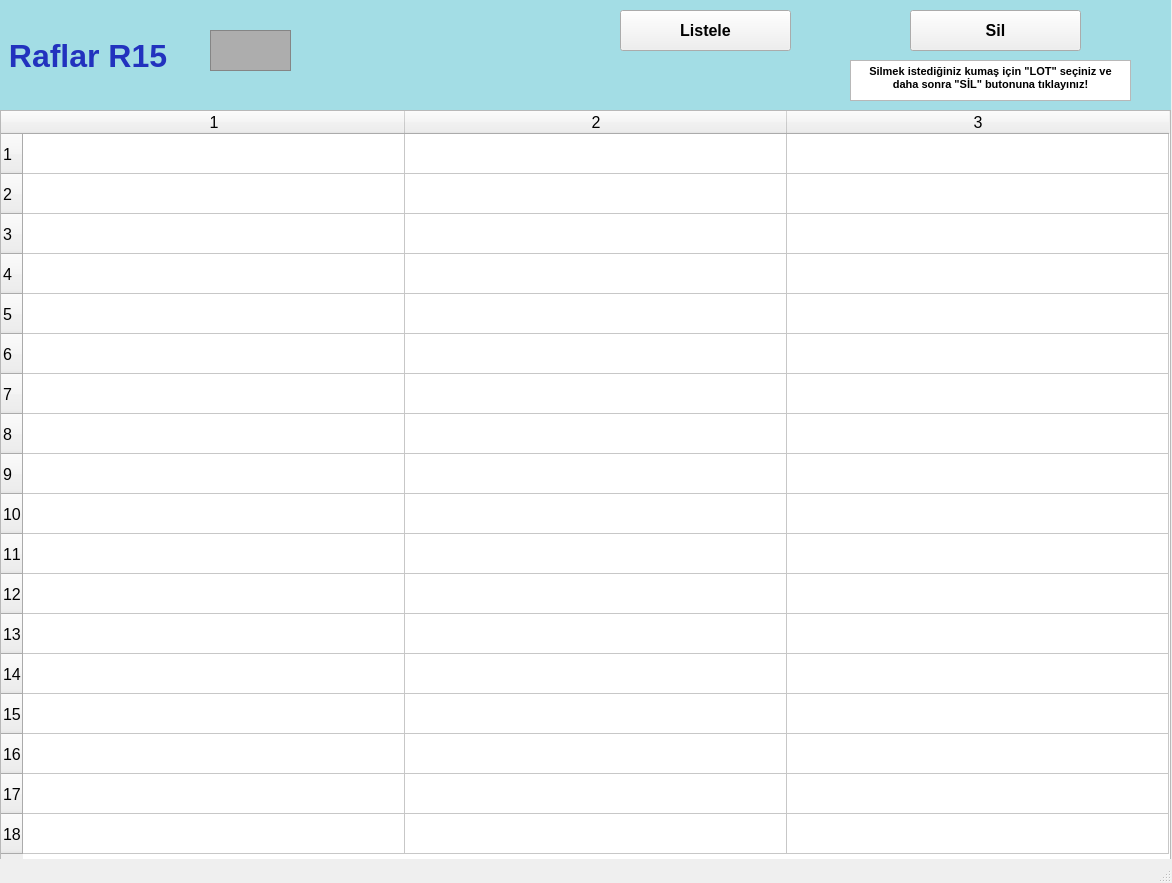
<?xml version="1.0" encoding="UTF-8"?>
<ui version="4.0">
 <class>raflarR15_ekran</class>
 <widget class="QMainWindow" name="raflarR15_ekran">
  <property name="geometry">
   <rect>
    <x>0</x>
    <y>0</y>
    <width>1172</width>
    <height>883</height>
   </rect>
  </property>
  <property name="font">
   <font>
    <pointsize>12</pointsize>
    <weight>50</weight>
    <bold>false</bold>
    <kerning>false</kerning>
   </font>
  </property>
  <property name="windowTitle">
   <string/>
  </property>
  <widget class="QWidget" name="centralwidget">
   <widget class="QLabel" name="raflarR1yazi_lbl">
    <property name="geometry">
     <rect>
      <x>0</x>
      <y>0</y>
      <width>1171</width>
      <height>111</height>
     </rect>
    </property>
    <property name="font">
     <font>
      <pointsize>24</pointsize>
      <weight>75</weight>
      <bold>true</bold>
     </font>
    </property>
    <property name="styleSheet">
     <string notr="true">background-color: rgb(163, 221, 229);
color: rgb(34, 50, 190);</string>
    </property>
    <property name="text">
     <string> Raflar R15</string>
    </property>
   </widget>
   <widget class="QFrame" name="raflarR1_img">
    <property name="geometry">
     <rect>
      <x>210</x>
      <y>30</y>
      <width>81</width>
      <height>41</height>
     </rect>
    </property>
    <property name="styleSheet">
     <string notr="true">background-color: rgb(173, 173, 173);</string>
    </property>
    <property name="frameShape">
     <enum>QFrame::StyledPanel</enum>
    </property>
    <property name="frameShadow">
     <enum>QFrame::Raised</enum>
    </property>
   </widget>
   <widget class="QTableWidget" name="R15_tw">
    <property name="geometry">
     <rect>
      <x>0</x>
      <y>110</y>
      <width>1171</width>
      <height>751</height>
     </rect>
    </property>
    <property name="baseSize">
     <size>
      <width>0</width>
      <height>0</height>
     </size>
    </property>
    <property name="rowCount">
     <number>18</number>
    </property>
    <property name="columnCount">
     <number>3</number>
    </property>
    <attribute name="horizontalHeaderVisible">
     <bool>true</bool>
    </attribute>
    <attribute name="horizontalHeaderCascadingSectionResizes">
     <bool>false</bool>
    </attribute>
    <attribute name="horizontalHeaderDefaultSectionSize">
     <number>382</number>
    </attribute>
    <attribute name="horizontalHeaderMinimumSectionSize">
     <number>38</number>
    </attribute>
    <attribute name="verticalHeaderDefaultSectionSize">
     <number>40</number>
    </attribute>
    <attribute name="verticalHeaderMinimumSectionSize">
     <number>23</number>
    </attribute>
    <row/>
    <row/>
    <row/>
    <row/>
    <row/>
    <row/>
    <row/>
    <row/>
    <row/>
    <row/>
    <row/>
    <row/>
    <row/>
    <row/>
    <row/>
    <row/>
    <row/>
    <row/>
    <column/>
    <column/>
    <column/>
   </widget>
   <widget class="QPushButton" name="listeleR15_btn">
    <property name="geometry">
     <rect>
      <x>620</x>
      <y>10</y>
      <width>171</width>
      <height>41</height>
     </rect>
    </property>
    <property name="font">
     <font>
      <pointsize>12</pointsize>
      <weight>75</weight>
      <bold>true</bold>
     </font>
    </property>
    <property name="text">
     <string>Listele</string>
    </property>
   </widget>
   <widget class="QPushButton" name="silR15_btn">
    <property name="geometry">
     <rect>
      <x>910</x>
      <y>10</y>
      <width>171</width>
      <height>41</height>
     </rect>
    </property>
    <property name="font">
     <font>
      <pointsize>12</pointsize>
      <weight>75</weight>
      <bold>true</bold>
     </font>
    </property>
    <property name="text">
     <string>Sil</string>
    </property>
   </widget>
   <widget class="QTextBrowser" name="textBrowser">
    <property name="geometry">
     <rect>
      <x>850</x>
      <y>60</y>
      <width>281</width>
      <height>41</height>
     </rect>
    </property>
    <property name="html">
     <string>&lt;!DOCTYPE HTML PUBLIC &quot;-//W3C//DTD HTML 4.0//EN&quot; &quot;http://www.w3.org/TR/REC-html40/strict.dtd&quot;&gt;
&lt;html&gt;&lt;head&gt;&lt;meta name=&quot;qrichtext&quot; content=&quot;1&quot; /&gt;&lt;style type=&quot;text/css&quot;&gt;
p, li { white-space: pre-wrap; }
&lt;/style&gt;&lt;/head&gt;&lt;body style=&quot; font-family:'MS Shell Dlg 2'; font-size:12pt; font-weight:400; font-style:normal;&quot;&gt;
&lt;p align=&quot;center&quot; style=&quot; margin-top:0px; margin-bottom:0px; margin-left:0px; margin-right:0px; -qt-block-indent:0; text-indent:0px;&quot;&gt;&lt;span style=&quot; font-size:8pt; font-weight:600;&quot;&gt;Silmek istediğiniz kumaş için &amp;quot;LOT&amp;quot; seçiniz ve daha sonra &amp;quot;SİL&amp;quot; butonuna tıklayınız!&lt;/span&gt;&lt;/p&gt;&lt;/body&gt;&lt;/html&gt;</string>
    </property>
   </widget>
  </widget>
  <widget class="QStatusBar" name="statusbar"/>
 </widget>
 <resources/>
 <connections/>
</ui>
